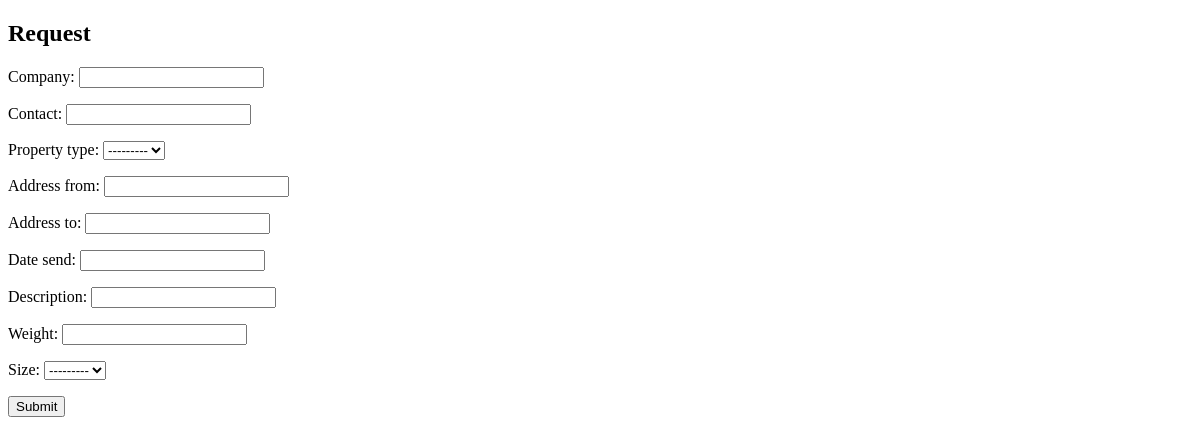
Before: /create_request/ with the older database file.
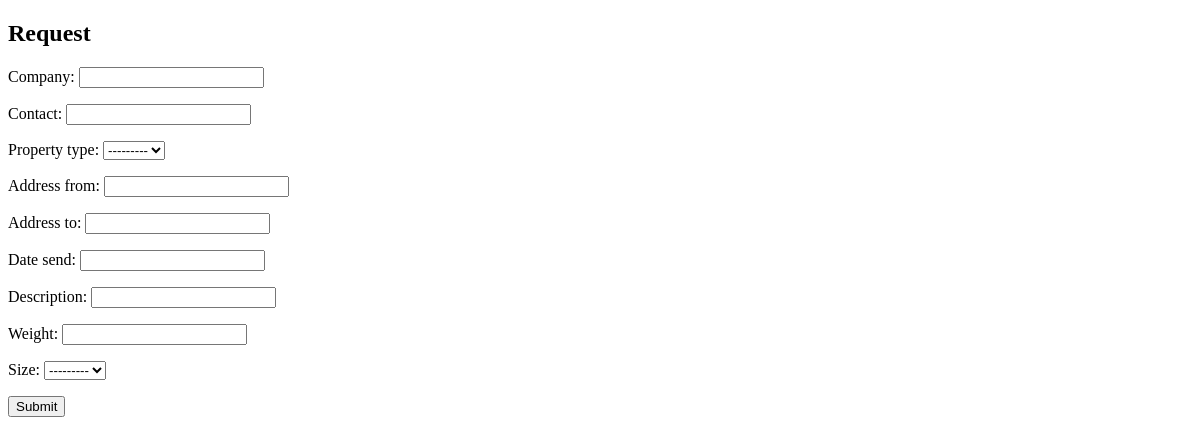
After: the same page with the newer database file.
### site_app/models.py (models this page shows)
class ParcelSize(models.Model):
    LARGE = ('XL', 'Large')
    MEDIUM = ('MD', 'Medium')
    SMALL = ('SM', 'Small')
    __all = (LARGE, MEDIUM, SMALL)
    size = models.CharField(max_length=2, choices=__all)
    def __str__(self):
        return self.size

### site_app/views.py (the view, shortened to what this page needs)
# urls.py: url(r'^create_request/', create_request, name='create_request'),
def create_request(request):
    if request.method == 'GET':
        c = {
            'form': RequestForm,
        }
        return render(request, 'site_app/create_request.html', c)
    return HttpResponse(status=405)

### site_app/models.py (called while the page is built)
    def __str__(self):
        return self.name

### site_app/templates/site_app/create_request.html (shortened to what this page needs)
<!DOCTYPE html>
<html lang="en">
<head>
</head>
<body>
<form action="{% url 'create_request' %}" method="POST">
    <h2>Request</h2>
    {{ form.as_p }}
    <input type="submit" value="Submit" />
</form>
</body>
</html>

Changed rows visible on the page:
added ParcelSize: size "---------"
Other visible differences:
form field size: "---------" → (not shown)
